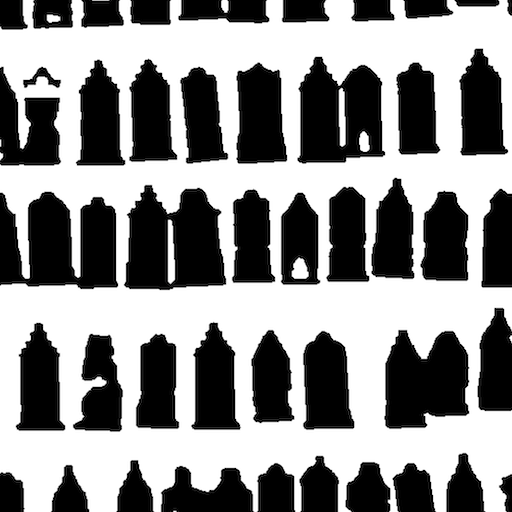
#> input picture data/houses.png, 512 x 512 px
$ python Morphology.py
#> lines starting #> are read from the running program, lines starting #| are printed output that depends on the picture; after the words box and inside, x2 and y2 are one past the last pixel; in counts of white or black regions, pixels touching at a corner belong together
#Usually done with binary images, converting every pixel to 0 or 1 using thresholding
#https://en.wikipedia.org/wiki/Mathematical_morphology

from scipy.ndimage import measurements, morphology
from numpy import *
from PIL import Image
from scipy import misc
from pylab import *

#load image and threshold to make sure it's binary
im = array(Image.open('../data/houses.png').convert('L'))
im = 1*(im<128)
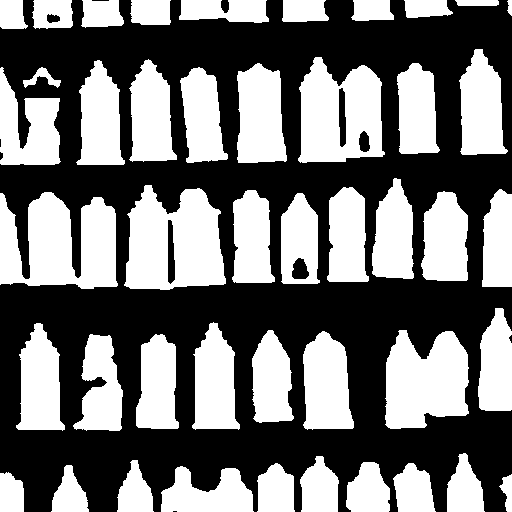
#> im: shape (512, 512) int64; values 0 (black) and 1 (white), 45.3% white; 45 white regions, largest, box (x1, y1, x2, y2) and area: (0, 192, 118, 289) 8286, (124, 185, 226, 290) 7855, (298, 57, 385, 163) 6649

labels, numberOfObjects = measurements.label(im)
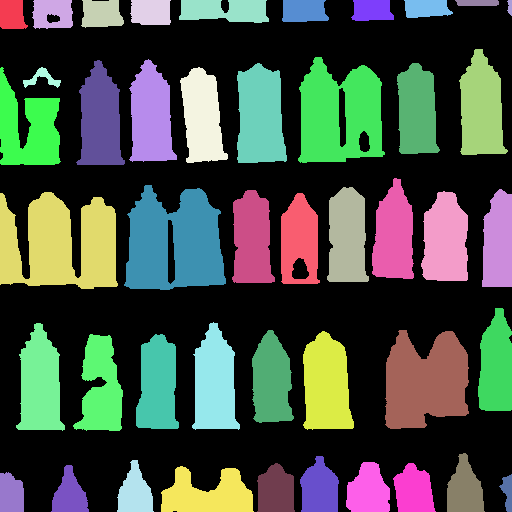
#> labels: shape (512, 512) int32; 46 distinct labels, from 0 to 45; one colour per label, 0 black
#> numberOfObjects = 45
print("Number of Objects:", numberOfObjects)
#| Number of Objects: 45

#morphology - opening to separate objects better
#Second argument is the number of neighbors to use when centering around a pixel
#9,5 will be 4 above and below and 2 left and rights
im_open = morphology.binary_opening(im, ones((9,5)), iterations=3)
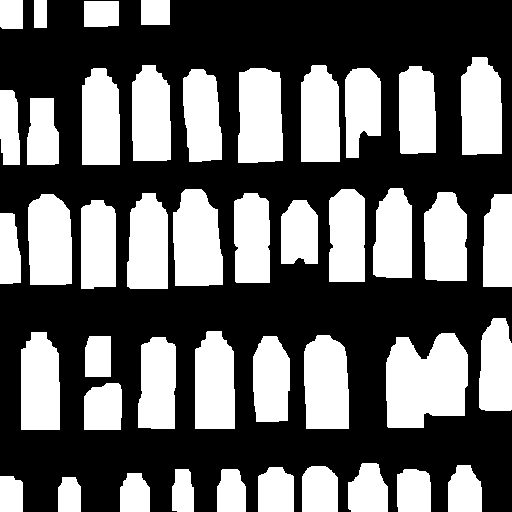
#> im_open: shape (512, 512) bool; 40.2% white; 44 white regions, largest, box (x1, y1, x2, y2) and area: (386, 333, 468, 428) 6255, (173, 189, 223, 286) 4109, (238, 68, 283, 163) 3955

labels_open, numberOfObjects_open = measurements.label(im_open)
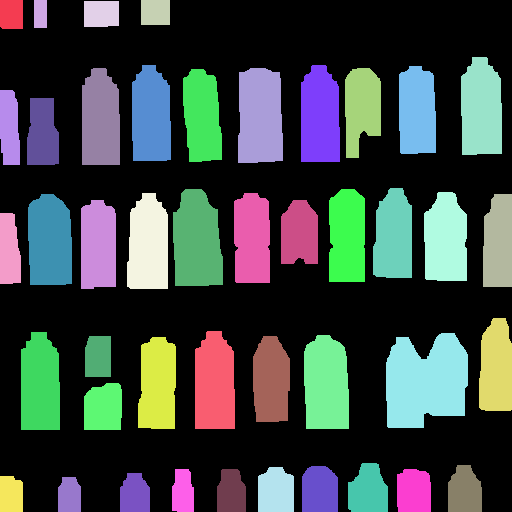
#> labels_open: shape (512, 512) int32; 45 distinct labels, from 0 to 44; one colour per label, 0 black
#> numberOfObjects_open = 44
print("Number of objects:", numberOfObjects_open)
#| Number of objects: 44
